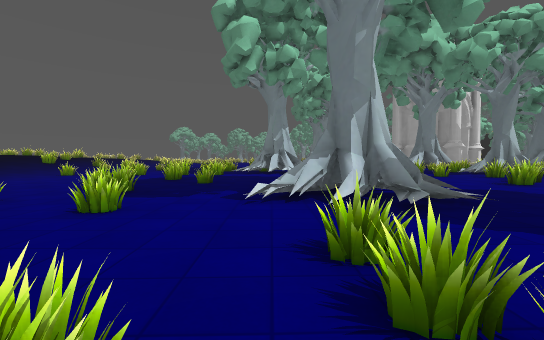
View 1 (above)

24 first-person views from a walk through a level from a Godot 3-D game. The camera is 1.3 m above the floor, tilts 2° down and sees 90° across. The floor is counted in squares, 2 m on a side. Each view is taken from the middle of a square. On the plan, view 1 faces up. The plan holds only what a view shows up to about 9 squares ahead; the rest is blank. The place goes on beyond the plan. Some surface patterns are stand-ins.

View 2
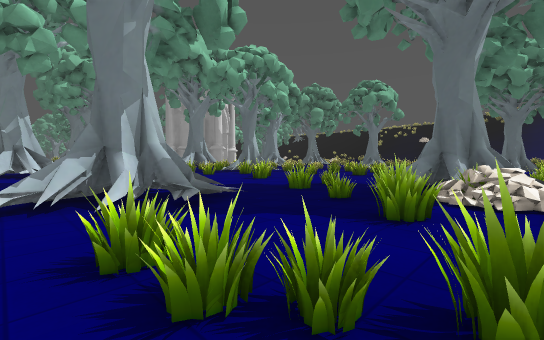

View 3
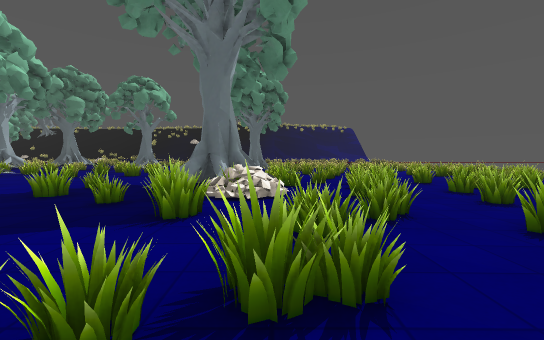

View 4
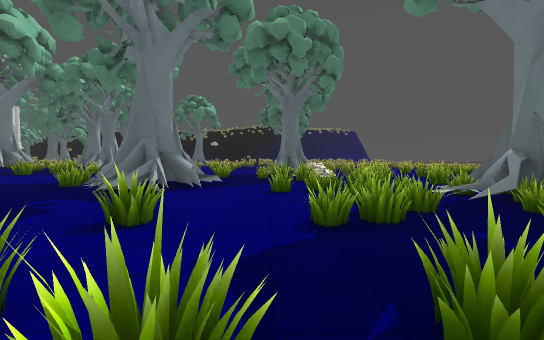

View 5
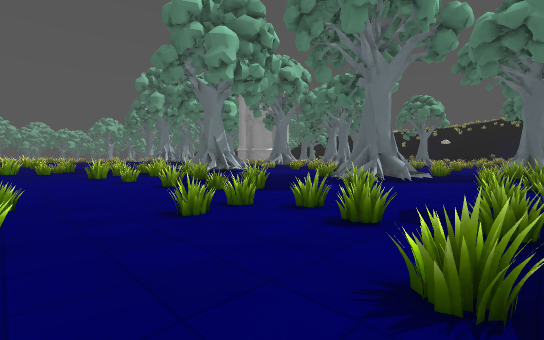

View 6
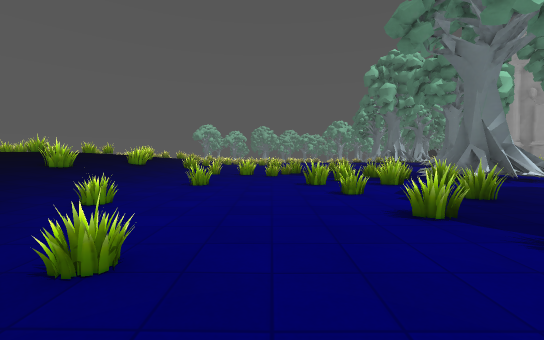

View 7
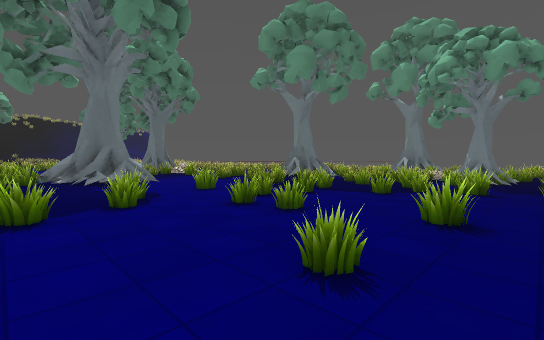

View 8
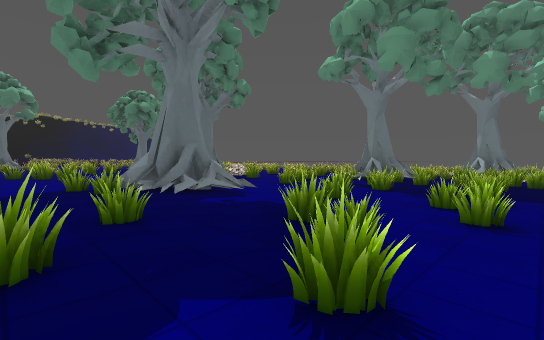

View 9
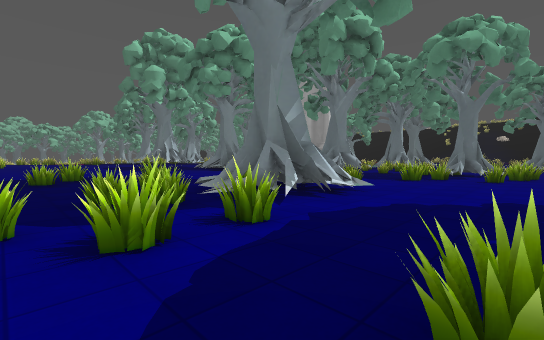

View 10
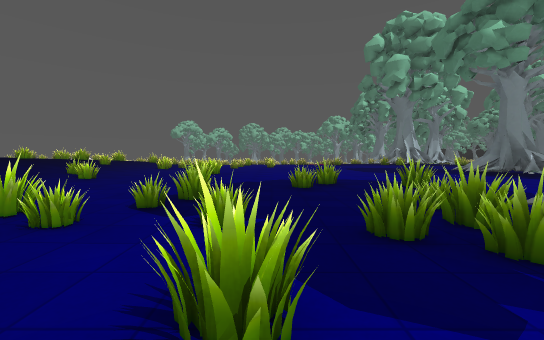

View 11
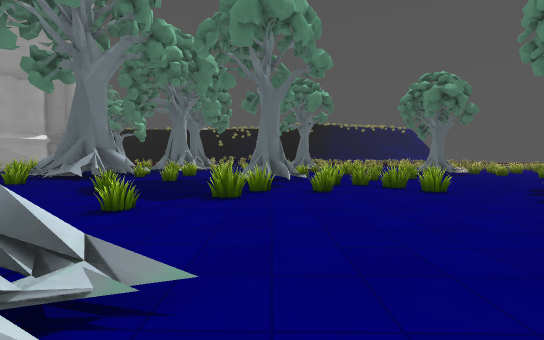

View 12
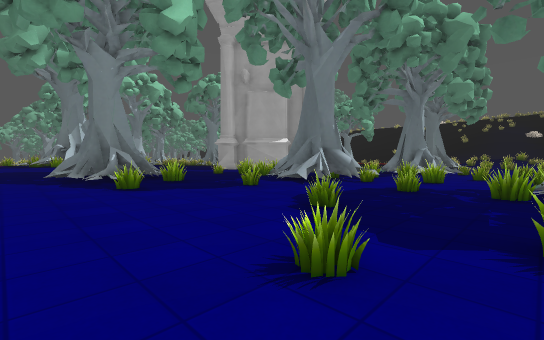

View 13
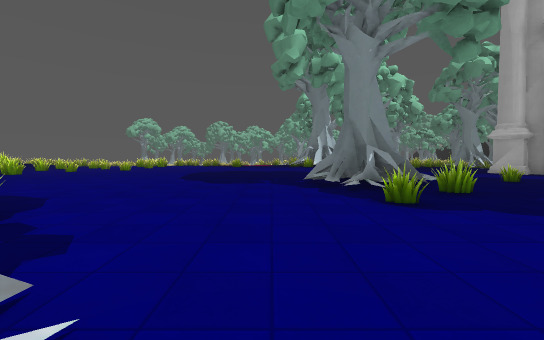

View 14
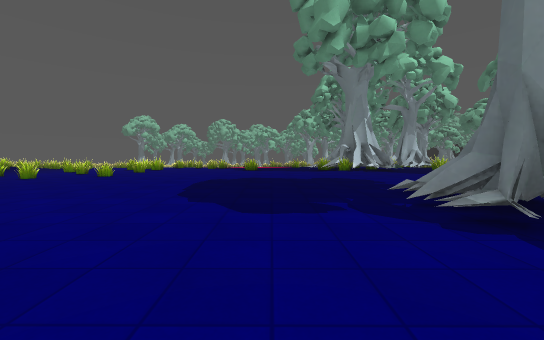

View 15
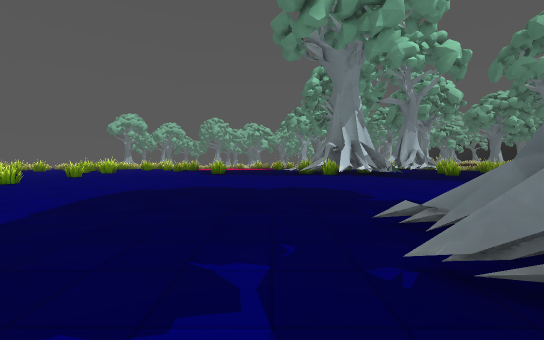

View 16
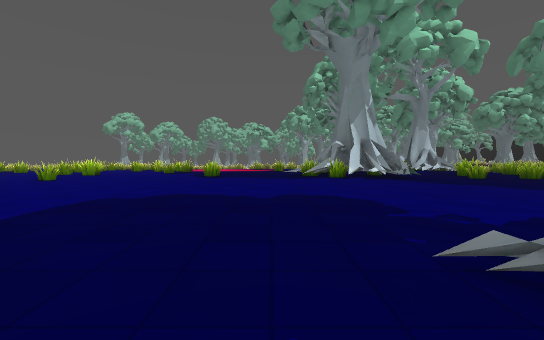

View 17
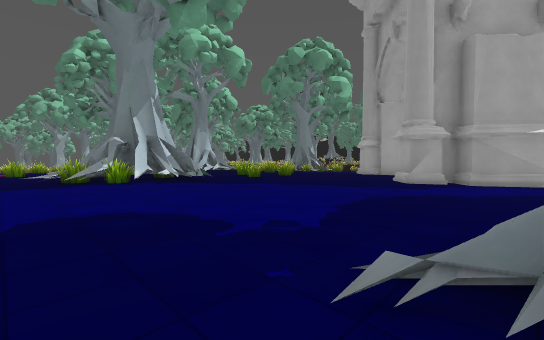

View 18
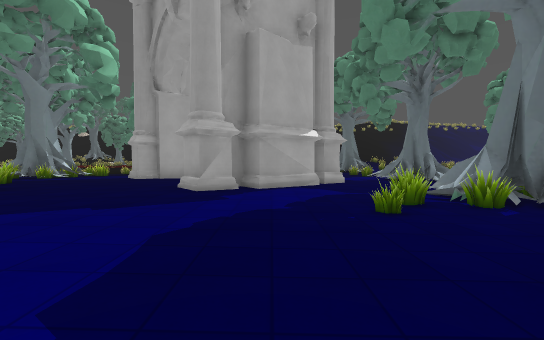

View 19
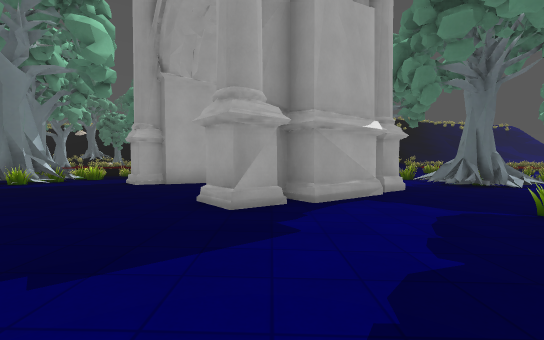

View 20
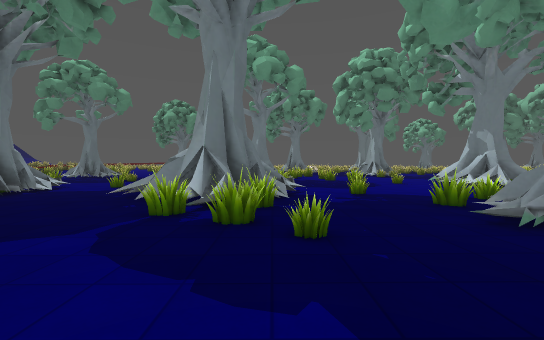

View 21
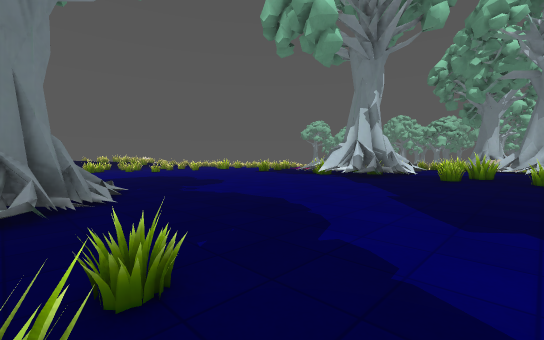

View 22
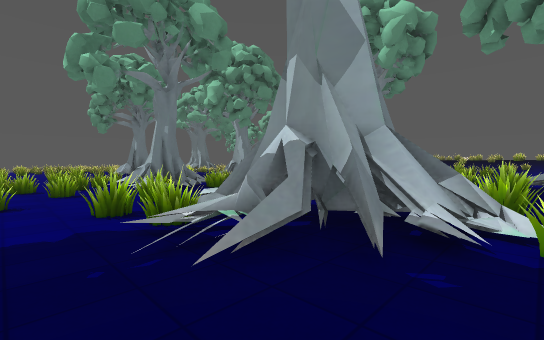

View 23
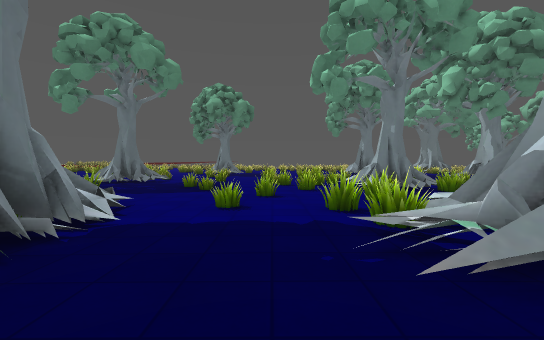

View 24
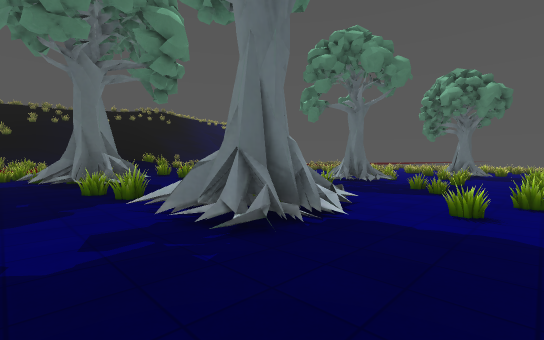

### Floor plan
Key: @ floor where view 1 was taken; # wall or solid block; . main floor; : floor 0.25 m higher than the main floor; - floor 0.25 m lower than the main floor; + floor 0.5 m higher than the main floor; * floor 0.75 m higher than the main floor; / step, stairs or slope; = window, fence, low wall or low ledge.
Columns run from 8 left of view 1 to 24 right of it. Each row starts with its distance up from view 1.
 29                =**   ###
 28     =++* **=##/***=++==+
 27   ++++++=**=##/*#*=++++
 26   =+=+++++**#=/=+=++++#
 25   ++++++++++++++++++++##
 24   =+=++++++++++++++++++#
 23   ++++++++++++++++#+
 22  =++++++++++++++++##
 21   ::++++++++++++++:##
 20    ::::::::=#:::::::##
 19 ::=::::::::###::=::::#
 18 :::::::::::/#=::==#::::::::::=::=
 17 =:#:::::::::=#::/##=::::::=::/#=
 16 :::::=::::::::=:###:::=##==:/##
 15 :::..........:::###=::##   :/##
 14 ::.=..=..=.......=#=.=.#    ::
 13 +====.=.##...=..=.=....=
 12 ..=..==###.=........=...=
 11 ....=#==##...#..=#.=..=.=
 10 =..=.#=......==.##===.=...
  9 ...=.........===..=.=....=
  8 =--..=.........==. ...=
  7 ----=#=--==...=#.= .=.
  6 -=--==---=#---=...
  5 -----=--/##=-----.
  4 -=-==-=-###--==--.
  3 ----=-=----------.
  2 =---=----=--==# ..
  1 =-=-=-==-=-===##
  0 ===----=@===#====
 -1 =#==============.
 -2 #===== ##=#=====.=
 -3 =====   #==#==#==
 -4 =##        ======
 -5 ==           ==#=

Positions as (right, up) in squares from view 1, and headings:
1: (0, 0), facing up
2: (0, 0), facing up-right
3: (0, 0), facing right
4: (-5, 2), facing right
5: (-7, 1), facing up-right
6: (-6, 4), facing up
7: (-8, 7), facing down-right
8: (-5, 8), facing down-right
9: (-4, 8), facing up-right
10: (-4, 10), facing up
11: (0, 10), facing right
12: (2, 11), facing up-right
13: (2, 13), facing up
14: (1, 16), facing up
15: (2, 18), facing up
16: (2, 19), facing up
17: (2, 20), facing up-right
18: (4, 21), facing right
19: (6, 22), facing right
20: (8, 22), facing down
21: (9, 19), facing up-left
22: (12, 18), facing down-left
23: (12, 18), facing down
24: (12, 18), facing down-right
